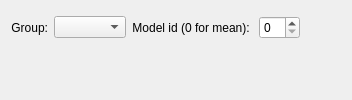
       <widget class="QWidget" name="tab">
        <attribute name="title">
         <string>Damages</string>
        </attribute>
        <layout class="QVBoxLayout" name="verticalLayout_6">
         <item>
          <layout class="QHBoxLayout" name="horizontalLayout_39">
           <property name="topMargin">
            <number>5</number>
           </property>
           <property name="rightMargin">
            <number>1</number>
           </property>
           <item>
            <widget class="QLabel" name="label_heatmap">
             <property name="text">
              <string>Group:</string>
             </property>
             <property name="alignment">
              <set>Qt::AlignRight|Qt::AlignTrailing|Qt::AlignVCenter</set>
             </property>
            </widget>
           </item>
           <item>
            <widget class="QComboBox" name="comboBox_heatmap"/>
           </item>
           <item>
            <widget class="QLabel" name="label_model">
             <property name="text">
              <string>Model id (0 for mean): </string>
             </property>
             <property name="alignment">
              <set>Qt::AlignRight|Qt::AlignTrailing|Qt::AlignVCenter</set>
             </property>
            </widget>
           </item>
           <item>
            <widget class="QSpinBox" name="spinBox_heatmap"/>
           </item>
           <item>
            <spacer name="horizontalSpacer_2">
             <property name="orientation">
              <enum>Qt::Horizontal</enum>
             </property>
             <property name="sizeHint" stdset="0">
              <size>
               <width>40</width>
               <height>20</height>
              </size>
             </property>
            </spacer>
           </item>
          </layout>
         </item>
         <item>
          <widget class="MatplotlibWidget" name="mplsheeting" native="true"/>
         </item>
        </layout>
       </widget>
